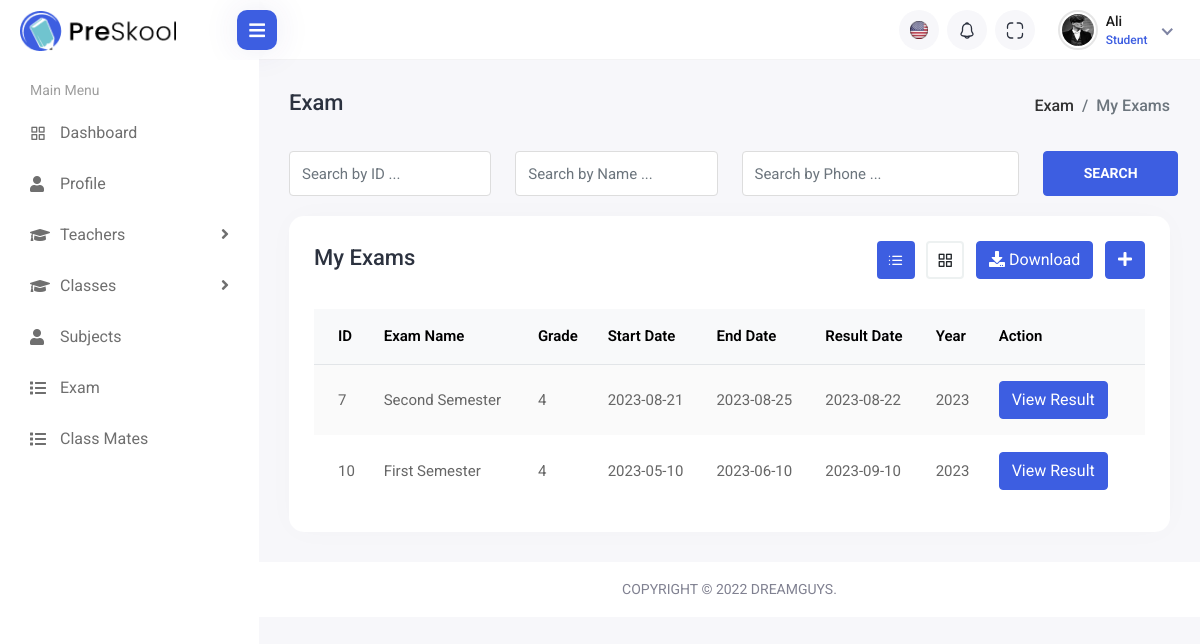
Page /backend/student/exam.php (signed in) on the committed database.
### tables this page shows
CREATE TABLE `student` (
  `id` int(255) NOT NULL,
  `user_id` int(255) NOT NULL,
  `school_id` int(255) NOT NULL,
  `name` varchar(150) NOT NULL,
  `gender` varchar(100) NOT NULL,
  `grade` int(255) NOT NULL,
  `dob` varchar(150) NOT NULL,
  `roll_no` int(100) NOT NULL,
  `religion` varchar(500) NOT NULL,
  `email` varchar(500) NOT NULL,
  `phone_no` varchar(500) NOT NULL,
  `image` varchar(500) DEFAULT NULL
);

CREATE TABLE `exam_dates` (
  `id` int(255) NOT NULL,
  `school_id` int(255) NOT NULL,
  `class_id` int(255) NOT NULL,
  `grade` int(255) NOT NULL,
  `exam_name` varchar(500) NOT NULL,
  `start_date` varchar(500) NOT NULL,
  `end_date` varchar(500) NOT NULL,
  `result_date` varchar(500) NOT NULL,
  `year` int(255) NOT NULL
);

### backend/student/model/_viewprofile.php (called while the page is built, shortened)
<?php
include "controller/connection.php";
$std_id = $_SESSION['std_id'];
$sql = "SELECT * FROM `student` WHERE id = $std_id";
$res = mysqli_query($conn,$sql);
$row = mysqli_fetch_assoc($res);
?>

### backend/student/model/_viewmyexam.php (called while the page is built, shortened)
<?php
include "controller/connection.php";
$std_id = $_SESSION['std_id'];
$sql = "SELECT * FROM `student` WHERE id = $std_id";
$res = mysqli_query($conn, $sql);
$row2 = mysqli_fetch_assoc($res);
$grade = $row2['grade'];
$sql = "SELECT * FROM `exam_dates` WHERE `grade` = $grade";
$res = mysqli_query($conn, $sql);
?>

### backend/student/exam.php (the view, shortened to what this page needs)
<!DOCTYPE html>
<html lang="en">
<head>
    <link rel="stylesheet" href="../assets/plugins/bootstrap/css/bootstrap.min.css">
    <link rel="stylesheet" href="../assets/plugins/feather/feather.css">
    <link rel="stylesheet" href="../assets/plugins/icons/flags/flags.css">
    <link rel="stylesheet" href="../assets/plugins/fontawesome/css/fontawesome.min.css">
    <link rel="stylesheet" href="../assets/plugins/fontawesome/css/all.min.css">
    <link rel="stylesheet" href="../assets/plugins/datatables/datatables.min.css">
    <link rel="stylesheet" href="../assets/css/style.css">
</head>
<body>
    <div class="main-wrapper">
    <?php include "controller/nav.php"; ?>
        <div class="page-wrapper">
            <div class="content container-fluid">
                <div class="page-header">
                    <div class="row">
                        <div class="col-sm-12">
                            <div class="page-sub-header">
                                <h3 class="page-title">Exam</h3>
                                <ul class="breadcrumb">
                                    <li class="breadcrumb-item"><a href="students.html">Exam</a></li>
                                    <li class="breadcrumb-item active">My Exams</li>
                                </ul>
                            </div>
                        </div>
                    </div>
                </div>
                <div class="student-group-form">
                    <div class="row">
                        <div class="col-lg-3 col-md-6">
                            <div class="form-group">
                                <input type="text" class="form-control" placeholder="Search by ID ...">
                            </div>
                        </div>
                        <div class="col-lg-3 col-md-6">
                            <div class="form-group">
                                <input type="text" class="form-control" placeholder="Search by Name ...">
                            </div>
                        </div>
                        <div class="col-lg-4 col-md-6">
                            <div class="form-group">
                                <input type="text" class="form-control" placeholder="Search by Phone ...">
                            </div>
                        </div>
                        <div class="col-lg-2">
                            <div class="search-student-btn">
                                <button type="btn" class="btn btn-primary">Search</button>
                            </div>
                        </div>
                    </div>
                </div>
                <div class="row">
                    <div class="col-sm-12">
                        <div class="card card-table comman-shadow">
                            <div class="card-body">
                                <div class="page-header">
                                    <div class="row align-items-center">
                                        <div class="col">
                                            <h3 class="page-title">My Exams</h3>
                                        </div>
                                        <div class="col-auto text-end float-end ms-auto download-grp">
                                            <a href="students.html" class="btn btn-outline-gray me-2 active"><i class="feather-list"></i></a>
                                            <a href="students-grid.html" class="btn btn-outline-gray me-2"><i class="feather-grid"></i></a>
                                            <a href="#" class="btn btn-outline-primary me-2"><i class="fas fa-download"></i> Download</a>
                                            <a href="add-student.html" class="btn btn-primary"><i class="fas fa-plus"></i></a>
                                        </div>
                                    </div>
                                </div>
                                <div class="table-responsive">
                                    <table class="table border-0 star-student table-hover table-center mb-0 datatable table-striped">
                                        <thead class="student-thread">
                                            <tr>
                                                <th>ID</th>
                                                <th>Exam Name</th>
                                                <th>Grade</th>
                                                <th>Start Date</th>
                                                <th>End Date</th>
                                                <th>Result Date</th>
                                                <th>Year</th>
                                                <th>Action</th>
                                            </tr>
                                        </thead>
                                        <tbody>
                                            <tr>
                                                <?php include "model/_viewmyexam.php"; ?>
                                                <?php
                                                  while ($row = mysqli_fetch_assoc($res)) {
                                $dbdate = strtotime(date($row['result_date']));
                                $check = strtotime(date('Y-m-d'));
                                echo '
                                <tr>
                                    <td>' . $row['id'] . '</td>
                                    <td>' . $row['exam_name'] . '</td>
                                    <td>' . $row['grade'] . '</td>
                                    <td>' . $row['start_date'] . '</td>
                                    <td>' . $row['end_date'] . '</td>
                                    <td>' . $row['result_date'] . '</td>
                                    <td>' . $row['year'] . '</td>
                                    <td>';
                                if ($dbdate == $check || $dbdate <= $check) {
                                    echo '<a href="result.php?update=' . $row['id'] . '" class="btn btn-primary" style="color:white;">View Result</a>';
                                } else {
                                    echo "Result on " . $row['result_date'];
                                }
                                echo '
                                    </td>
                                </tr>';
                            }
                                                  ?>
                                        </tbody>
                                    </table>
                                </div>
                            </div>
                        </div>
                    </div>
                </div>
            </div>
            <footer>
                <p>Copyright © 2022 Dreamguys.</p>
            </footer>
        </div>
    </div>
</body>
</html>

### backend/student/controller/nav.php (shortened to what this page needs)
<?php
include "./model/_viewprofile.php";
?>
<div class="header">
<div class="header-left">
    <a href="index.php" class="logo">
        <img src="../assets/img/logo.png" alt="Logo">
    </a>
</div>
<div class="menu-toggle">
    <a href="javascript:void(0);" id="toggle_btn">
        <i class="fas fa-bars"></i>
    </a>
</div>
<ul class="nav user-menu">
    <li class="nav-item dropdown noti-dropdown language-drop me-2">
        <a href="#" class="dropdown-toggle nav-link header-nav-list" data-bs-toggle="dropdown">
            <img src="../assets/img/icons/header-icon-01.svg" alt="">
        </a>
    </li>
    <li class="nav-item dropdown noti-dropdown me-2">
        <a href="#" class="dropdown-toggle nav-link header-nav-list" data-bs-toggle="dropdown">
            <img src="../assets/img/icons/header-icon-05.svg" alt="">
        </a>
    </li>
    <li class="nav-item zoom-screen me-2">
        <a href="#" class="nav-link header-nav-list win-maximize">
            <img src="../assets/img/icons/header-icon-04.svg" alt="">
        </a>
    </li>
    <li class="nav-item dropdown has-arrow new-user-menus">
        <a href="#" class="dropdown-toggle nav-link" data-bs-toggle="dropdown">
            <span class="user-img">
                <img class="rounded-circle" src="../uploaded_img/<?php echo $row['image'];?>" width="31" alt="Soeng Souy">
                <div class="user-text">
                    <h6><?php echo $_SESSION['std_name'];?></h6>
                    <p class="text-muted mb-0">Student</p>
                </div>
            </span>
        </a>
    </li>
</ul>
</div>
<div class="sidebar" id="sidebar">
<div class="sidebar-inner slimscroll">
    <div id="sidebar-menu" class="sidebar-menu">
        <ul>
            <li class="menu-title">
                <span>Main Menu</span>
            </li>
            <li>
                <a href="index.php"><i class="feather-grid"></i> <span> Dashboard</span></a>
            </li>
            <li>
                <a href="profile.php"><i class="fas fa-user"></i> <span> Profile</span></a>
            </li>
            <li class="submenu">
                <a href="#"><i class="fas fa-graduation-cap"></i> <span> Teachers</span> <span class="menu-arrow"></span></a>
            </li>
            <li class="submenu">
                <a href="#"><i class="fas fa-graduation-cap"></i> <span> Classes</span> <span class="menu-arrow"></span></a>
            </li>
            <li>
                <a href="my_subjects.php"><i class="fas fa-user"></i> <span> Subjects</span></a>
            </li>
            <li>
                <a href="exam.php"><i class="fa fa-list"></i> <span>Exam</span></a>
            </li>
            <li>
                <a href="my_mates.php"><i class="fa fa-list"></i> <span>Class Mates</span></a>
            </li>
                </ul>
    </div>
</div>
</div>

### rows in the picture
student: image (picture)
exam_dates: id "7", exam_name "Second Semester", grade "4", start_date "2023-08-21", end_date "2023-08-25", result_date "2023-08-22", year "2023"
exam_dates: id "10", exam_name "First Semester", grade "4", start_date "2023-05-10", end_date "2023-06-10", result_date "2023-09-10", year "2023"

### other values in the picture
$_SESSION['std_name'] "Ali"
